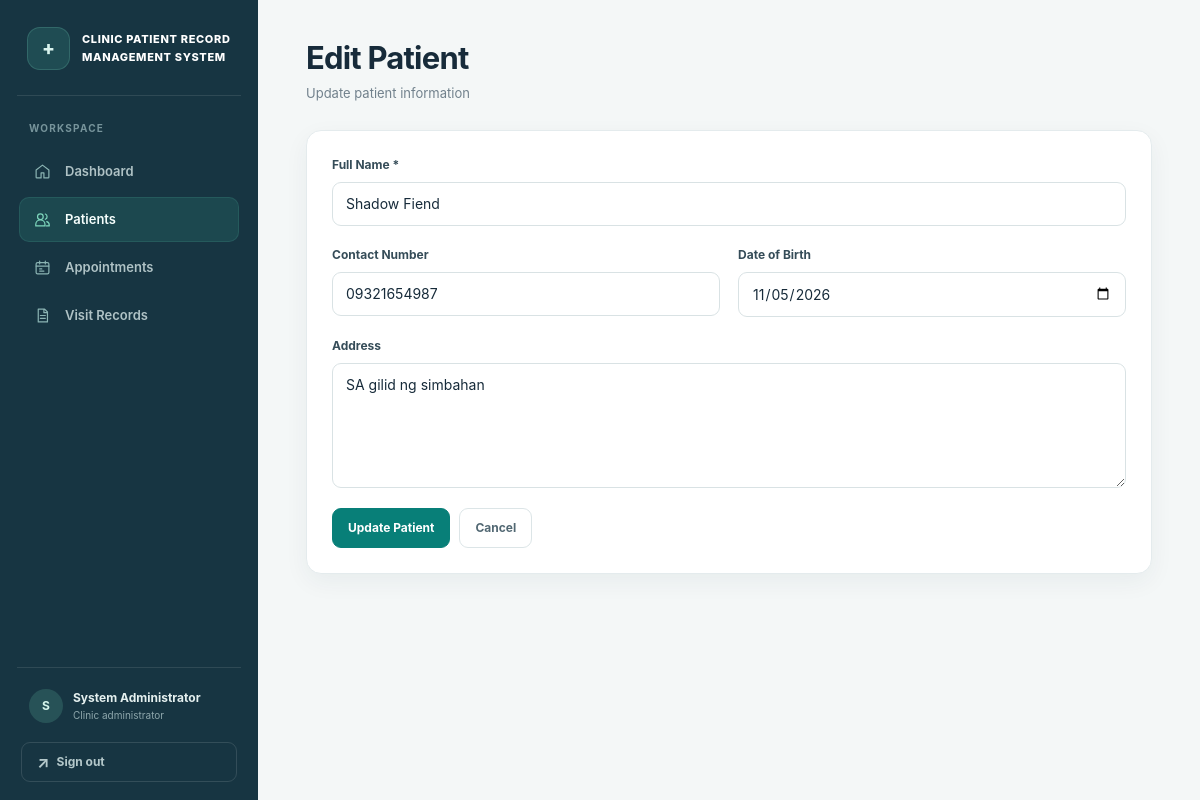
The page /patients/12/edit (signed in) on the database its author committed.
### tables this page shows
CREATE TABLE patients (
    patient_id INTEGER PRIMARY KEY AUTOINCREMENT,
    patient_code TEXT UNIQUE NOT NULL,
    name TEXT NOT NULL,
    contact TEXT,
    date_of_birth TEXT,
    address TEXT,
    created_at TEXT NOT NULL DEFAULT CURRENT_TIMESTAMP,
    updated_at TEXT NOT NULL DEFAULT CURRENT_TIMESTAMP
);

### app.py (the view, shortened to what this page needs)
@app.route('/patients/<int:patient_id>/edit', methods=['GET', 'POST'])
@login_required
def edit_patient(patient_id):
    patient = db.get_patient_by_id(patient_id)
    if not patient:
        flash('Patient not found.', 'error')
        return redirect(url_for('patients'))
    return render_template('patient_form.html', action='edit', patient=patient)

### app.py (called while the page is built)
@app.after_request
def prevent_auth_page_caching(response):
    if request.endpoint in {'login', 'logout'}:
        response.headers['Cache-Control'] = 'no-store, no-cache, must-revalidate, max-age=0'
        response.headers['Pragma'] = 'no-cache'
        response.headers['Expires'] = '0'
    return response

def login_required(f):
    @wraps(f)
    def decorated_function(*args, **kwargs):
        if 'user_id' not in session:
            flash('Please log in to access this page.', 'error')
            return redirect(url_for('login'))
        return f(*args, **kwargs)
    return decorated_function

### database.py (called while the page is built)
def get_db_connection():
    conn = sqlite3.connect(DATABASE_PATH)
    conn.row_factory = sqlite3.Row
    conn.execute('PRAGMA foreign_keys = ON')
    return conn

def get_patient_by_id(patient_id):
    conn = get_db_connection()
    patient = conn.execute('SELECT * FROM patients WHERE patient_id = ?', (patient_id,)).fetchone()
    conn.close()
    return patient

### templates/patient_form.html (shortened to what this page needs)
{% extends "base.html" %}
{% block content %}
<div class="content-header">
    <h1>{% if action == 'register' %}Register New Patient{% else %}Edit Patient{% endif %}</h1>
    <p>{% if action == 'register' %}Add a new patient to the system{% else %}Update patient information{% endif %}</p>
</div>
<div class="card form-card">
    <form method="POST">
        <div class="form-group">
            <label for="name" class="form-label">Full Name *</label>
            <input type="text" id="name" name="name" class="form-input" value="{{ patient.name if patient else '' }}" required>
        </div>
        <div class="form-row">
            <div class="form-group">
                <label for="contact" class="form-label">Contact Number</label>
                <input type="text" id="contact" name="contact" class="form-input" value="{{ patient.contact if patient else '' }}">
            </div>
            <div class="form-group">
                <label for="date_of_birth" class="form-label">Date of Birth</label>
                <input type="date" id="date_of_birth" name="date_of_birth" class="form-input" value="{{ patient.date_of_birth if patient else '' }}">
            </div>
        </div>
        <div class="form-group">
            <label for="address" class="form-label">Address</label>
            <textarea id="address" name="address" class="form-textarea">{{ patient.address if patient else '' }}</textarea>
        </div>
        <div class="btn-group">
            <button type="submit" class="btn btn-primary">{% if action == 'register' %}Register Patient{% else %}Update Patient{% endif %}</button>
            <a href="{{ url_for('patients') }}" class="btn btn-secondary">Cancel</a>
        </div>
    </form>
</div>
{% endblock %}

### static/css/style.css (style rules this page uses)
:root { color-scheme: light; --ink: #172b3a; --muted: #71818c; --line: #e4ebed; --canvas: #f4f7f7; --surface: #fff; --teal: #087f78; --teal-dark: #06645f; --teal-soft: #e5f4f1; --navy: #173542; --green: #16836b; --red: #bd4853; --amber: #a96b13; --shadow: 0 8px 24px rgba(25, 54, 65, .055); --radius: 15px; --sidebar-width: 258px; --font: Inter, ui-sans-serif, system-ui, -apple-system, BlinkMacSystemFont, 'Segoe UI', sans-serif; }
*, *::before, *::after { box-sizing: border-box; }
html { min-width: 320px; scroll-behavior: smooth; }
body { margin: 0; color: var(--ink); background: var(--canvas); font: 14px/1.55 var(--font); -webkit-font-smoothing: antialiased; }
h1, h2, h3, h4, p { margin-top: 0; }
h1, h2, h3, h4 { color: var(--ink); font-family: var(--font); line-height: 1.3; }
a { color: var(--teal); text-decoration: none; transition: color .18s ease, background .18s ease, border-color .18s ease, box-shadow .18s ease, transform .18s ease; }
button, input, select, textarea { font: inherit; }
button, a, input, select, textarea { -webkit-tap-highlight-color: transparent; }
.content-header { margin: 0 0 27px; }
.content-header h1 { margin: 0 0 5px; font-size: clamp(25px, 3vw, 31px); font-weight: 750; letter-spacing: -.8px; }
.content-header p { margin: 0; color: var(--muted); font-size: 13px; }
.card, .patient-header, .stat-card { background: var(--surface); border: 1px solid var(--line); border-radius: var(--radius); box-shadow: var(--shadow); }
.card { overflow: hidden; margin-bottom: 20px; }
.form-card { max-width: 900px; }
.card > form:not(.filter-bar) { padding: 25px; }
.form-group { min-width: 0; margin: 0 0 20px; }
.form-label { display: block; margin-bottom: 7px; color: #354c58; font-size: 12px; font-weight: 700; }
.form-input, .form-select, .form-textarea { display: block; width: 100%; min-height: 44px; padding: 10px 13px; color: var(--ink); background: #fff; border: 1px solid #d9e2e4; border-radius: 9px; outline: 0; transition: border-color .2s ease, box-shadow .22s ease, transform .22s cubic-bezier(.2, .75, .25, 1); }
.form-input::placeholder, .form-textarea::placeholder { color: #a2afb4; }
.form-textarea { min-height: 125px; resize: vertical; }
.form-row { display: grid; grid-template-columns: repeat(2, minmax(0, 1fr)); gap: 18px; }
.form-row .form-group { margin-bottom: 20px; }
.btn { display: inline-flex; min-height: 40px; align-items: center; justify-content: center; gap: 7px; padding: 9px 15px; color: #fff; background: var(--teal); border: 1px solid var(--teal); border-radius: 9px; cursor: pointer; font-size: 12px; font-weight: 700; line-height: 1.2; white-space: nowrap; transition: color .18s ease, background .18s ease, border-color .18s ease, box-shadow .22s ease, transform .2s cubic-bezier(.2, .75, .25, 1); }
.btn-secondary { color: #526873; background: #fff; border-color: #dce5e7; }
.btn-group, .action-buttons { display: flex; align-items: center; gap: 9px; flex-wrap: wrap; }
.content-inner > * { animation: rise-in .5s cubic-bezier(.2, .75, .25, 1) both; }
.content-inner > *:nth-child(2) { animation-delay: .06s; }
.card, .patient-header, .stat-card { transition: transform .24s cubic-bezier(.2, .75, .25, 1), box-shadow .24s ease, border-color .24s ease; }

### rows shown on the page
patients: name "Shadow Fiend", contact "09321654987", date_of_birth "11/05/2026", address "SA gilid ng simbahan"

### other values the page prints
{{ session.get('full_name', 'U')[:1] }} "S"
{{ session.get('full_name') }} "System Administrator"
